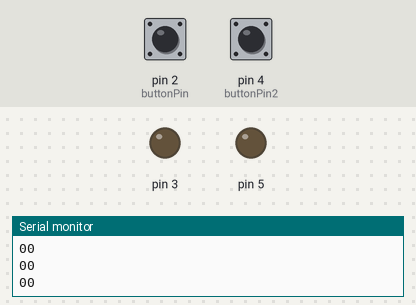
A sketch run on a simulated Arduino Uno, built with avr-gcc and run on an emulated ATmega328P. Shown: output pins drawn as LEDs (lit = HIGH), the last lines printed to the serial monitor. The inputs (shaded band) are chosen by the test bench; at power-on: pin 2 (buttonPin) LOW, pin 4 (buttonPin2) LOW.

Above: at 1.2 s.
1.3 s: pin 2 (buttonPin) pulled HIGH for 0.15 s
At 1.38 s:
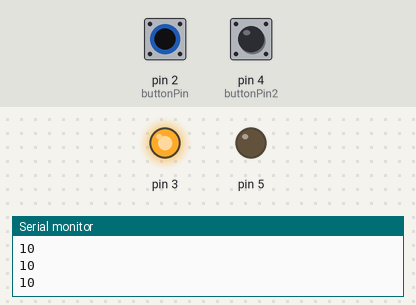
2.9 s: pin 4 (buttonPin2) pulled HIGH for 0.15 s
At 2.98 s:
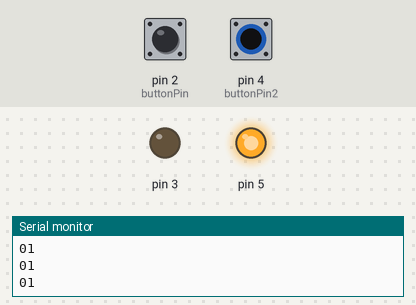
4.5 s: pin 4 (buttonPin2) pulled HIGH for 3.2 s
At 8.9 s:
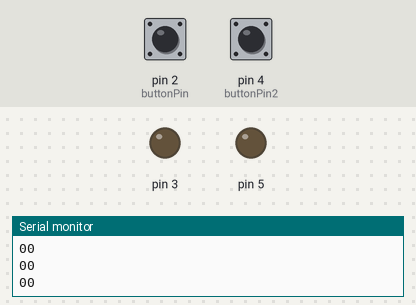
9.2 s: pin 2 (buttonPin) pulled HIGH for 3.2 s
At 9.6 s:
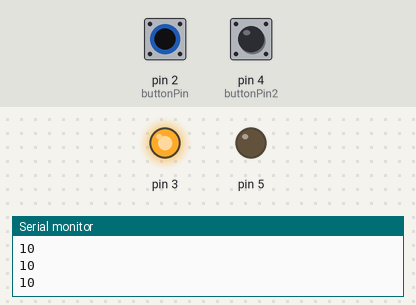
13.9 s: pin 2 (buttonPin) driven HIGH and pin 4 (buttonPin2) driven HIGH
At 15.2 s:
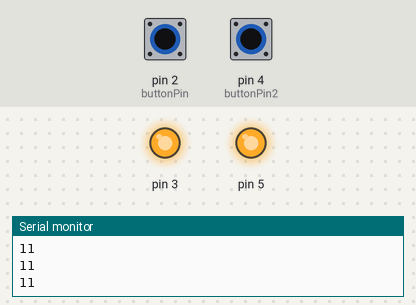
Timing chart, 0 to 16.4 s (numbered marks = the images above; inputs shaded):
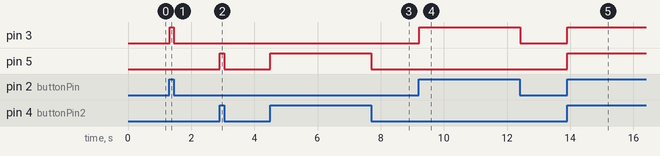

The sketch:

ProjectAlpacaArduinoCommunication.ino
```cpp
const int buttonPin = 2;
const int buttonPin2 = 4;
int buttonState = 0;
int buttonState2 = 0;
void setup()
{
  Serial.begin(9600);
  pinMode(buttonPin, INPUT);
  pinMode(3, OUTPUT);
  pinMode(buttonPin2, INPUT);
  pinMode(5, OUTPUT);
}

void loop()
{
  buttonState = digitalRead(buttonPin);
  buttonState2 = digitalRead(buttonPin2);
  Serial.println((String) buttonState + (String) buttonState2);
  // put your main code here, to run repeatedly:
  if (buttonState == HIGH)
  {
    digitalWrite(3, HIGH);
  }
  else
  {
    digitalWrite(3, LOW);
  }
  if (buttonState2 == HIGH)
  {
    digitalWrite(5, HIGH);
  }
  else
  {
    digitalWrite(5, LOW);
  }
  delay(20);
}
```

Measured:
- after the input at 1.3 s, pin 3: LOW → HIGH at once, → LOW 0.14 s later
- after the input at 2.9 s, pin 5: LOW → HIGH at once, → LOW 0.14 s later
- after the input at 4.5 s, pin 5: LOW → HIGH at once, → LOW 3.2 s later
- after the input at 9.2 s, pin 3: LOW → HIGH at once, → LOW 3.2 s later
- after the input at 13.9 s, pin 3, pin 5: LOW → HIGH at once
